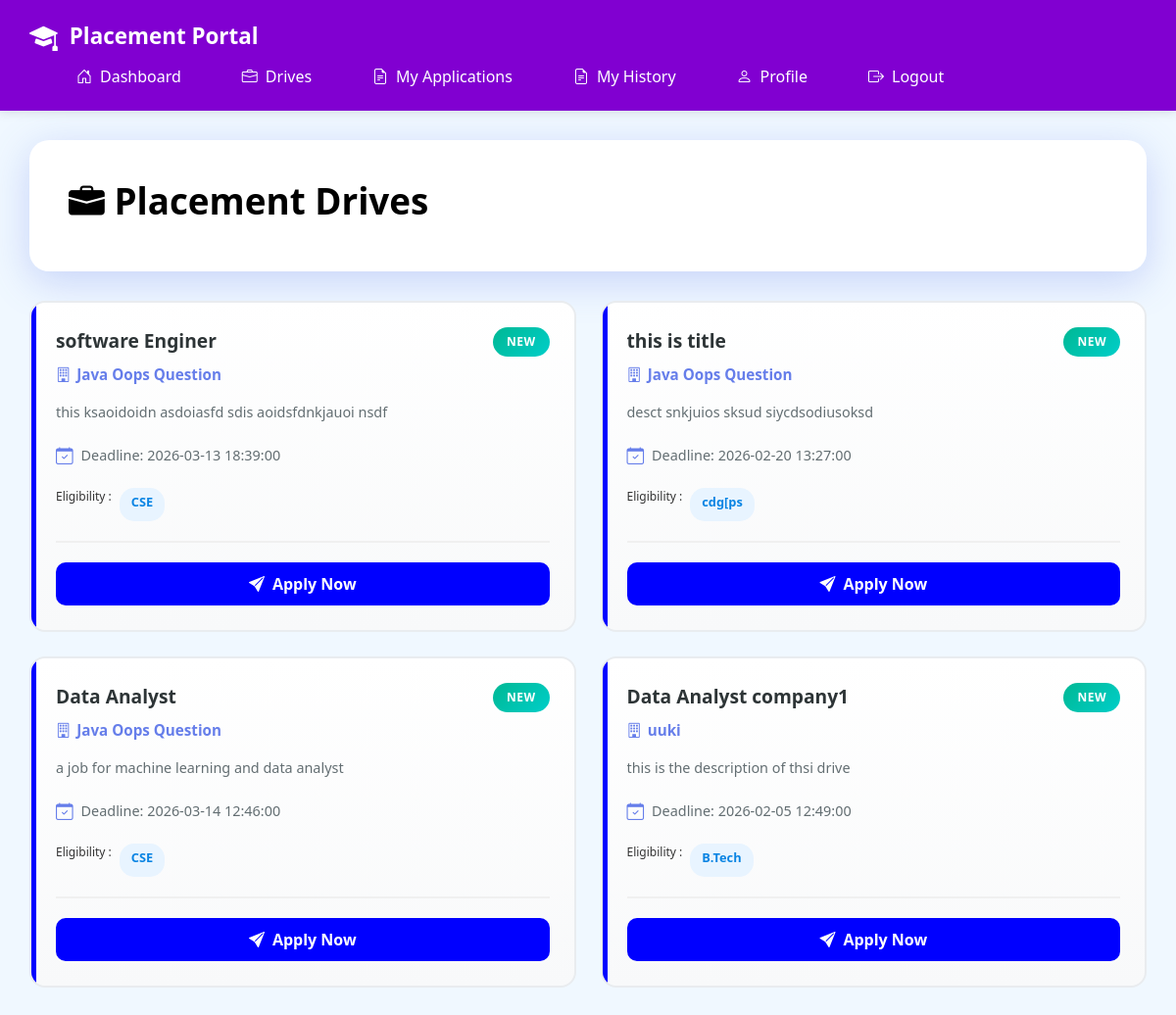
The app's page /student/drive (signed in), older data.
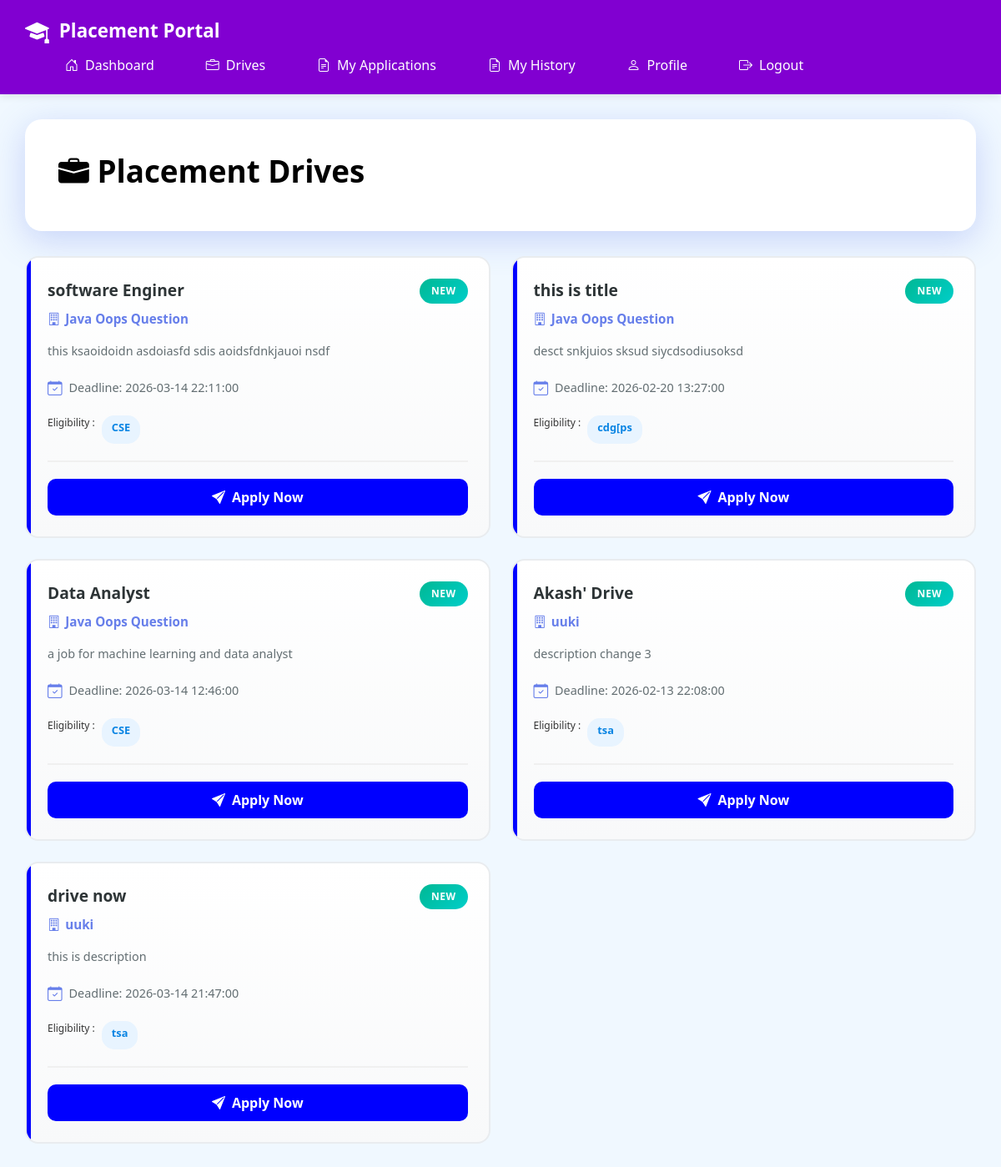
The same page, newer data.
### portal/models.py (models this page shows)
class Drive(db.Model,UserMixin):
    __tablename__ = 'placement_drives'
    id = db.Column(db.Integer , primary_key = True)
    company_id = db.Column(db.Integer,db.ForeignKey('companies.id') , nullable = False)
    job_title = db.Column(db.String(100), nullable = False)
    description = db.Column(db.String(200), nullable = False)
    eligibility = db.Column(db.String(100), nullable = False)
    deadline = db.Column(db.DateTime, nullable = False)
    status = db.Column(db.String(20), nullable = False,default ='APPROVED') #APPROVED,PENDING,CLOSED
    company = db.relationship('Company' , backref = 'companies')

class Company(db.Model,UserMixin):
    __tablename__ = 'companies'
    id = db.Column(db.Integer , primary_key = True)
    user_id = db.Column(db.Integer,db.ForeignKey('users.id'),nullable = False)
    company_name = db.Column(db.String(100) , unique = True, nullable = False)
    hr_contact = db.Column(db.String(20) , unique = True)
    website = db.Column(db.String(200))
    approval_status = db.Column(db.String(20) , default = 'APPROVED') #APPROVED , PENDING , REJECTED
    is_blacklisted = db.Column(db.Boolean , default = False)

### app.py (the view)
@app.route("/student/drive")
@login_required
def student_drive():
    drive = Drive.query.filter(Drive.status == 'APPROVED').all()
    return render_template('student/student_drive.html' , drive = drive)

### app.py (called while the page is built)
@login_manager.user_loader
def load_user(user_id):
    return User.query.get(int(user_id))

### templates/student/student_drive.html (shortened to what this page needs)
{% extends "student/student_base.html" %}
{% block content %}
<div class="main-co">
    <div class="header">
        <h1><i class="bi bi-briefcase-fill"></i> Placement Drives</h1>
    </div>
    <div class="drives">
        {% for d in drive %}
        <div class="drive">
            <div class="drive-h">
                <div>
                    <div class="drive-t">{{d.job_title}}</div>
                    <div class="c-name">
                        <i class="bi bi-building"></i>
                        {{d.company.company_name}}
                    </div>
                </div>
                <span class="drive-b badge-new">New</span>
            </div>
            <p class="drive-description">
                {{d.description}}
            </p>
            <div class="drive-m">
                <div class="meta-i">
                    <i class="bi bi-calendar-check"></i>
                    <span>Deadline: {{d.deadline}}</span>
                </div>
            </div>
            <div class="drive-tags">
                <p style="font-size: 12px;">Eligibility : </p><span class="tag">{{d.eligibility}}</span>
            </div>
            <div class="drive-f">
                <a class="btn-apply" href="{{url_for('student_apply',drive_id=d.id)}}">
                    <button class="btn-apply">
                        <i class="bi bi-send-fill"></i>
                        Apply Now
                    </button>
                </a>
            </div>
        </div>
        {% endfor %}
    </div>
</div>
{% endblock %}

### templates/student/student_base.html (shortened to what this page needs)
<!DOCTYPE html>
<html lang="en">
<head>
    <link href="https://cdn.jsdelivr.net/npm/bootstrap@5.3.0/dist/css/bootstrap.min.css" rel="stylesheet">
    <link rel="stylesheet" href="https://cdn.jsdelivr.net/npm/bootstrap-icons@1.11.0/font/bootstrap-icons.css">
</head>
<body>
    <nav class="nav">
        <div class="navbar">
            <a href="#" class="nav-logo">
                <i class="bi bi-mortarboard-fill"></i>
                Placement Portal
            </a>
            <ul class="nav-list" id="navbarMenu">
                <li><a href="{{url_for('student')}}" class="s"><i class="bi bi-house-door"></i> Dashboard</a></li>
                <li><a href="{{url_for('student_drive')}}" class="s_d"><i class="bi bi-briefcase"></i> Drives</a></li>
                <li><a href="{{url_for('student_application')}}" class="s_a"><i class="bi bi-file-earmark-text"></i> My
                        Applications</a></li>
                <li><a href="{{url_for('history_st')}}" class="s_a"><i class="bi bi-file-earmark-text"></i> My
                        History</a></li>
                <li><a href="{{url_for('student_profile')}}" class="s_p"><i class="bi bi-person"></i> Profile</a>
                </li>
                <li><a href="{{url_for('logout')}}" class="s_p"><i class="bi bi-box-arrow-right"></i> Logout</a>
                </li>
            </ul>
        </div>
    </nav>
    {% block content %} {% endblock %}
</body>
</html>

### templates/student/student_base.html (style rules this page uses)
* { margin: 0; padding: 0; box-sizing: border-box; }
body { font-family: 'Segoe UI', Tahoma, Geneva, Verdana, sans-serif; background: aliceblue; color: #333; }
.nav { background-color: #8100D1; color: white; padding: 15px 0; box-shadow: 0 2px 10px rgba(0, 0, 0, 0.1); position: sticky; top: 0; z-index: 1000; }
.navbar { max-width: 1400px; margin: 0 auto; padding: 0 30px; display: flex; justify-content: space-between; align-items: center; }
.nav-logo { display: flex; align-items: center; gap: 12px; font-size: 1.4rem; font-weight: 700; color: white; text-decoration: none; }
.nav-logo i { font-size: 1.8rem; }
.nav-list { display: flex; align-items: center; gap: 30px; list-style: none; margin: 0; }
.nav-list a { color: white; text-decoration: none; font-weight: 500; transition: all 0.3s ease; padding: 8px 16px; border-radius: 20px; display: flex; align-items: center; gap: 8px; }
.main-co { max-width: 1200px; margin: 30px auto; padding: 0 30px; }
.header { background-color: white; color: black; padding: 30px 40px; border-radius: 15px; margin-bottom: 30px; box-shadow: 0 10px 30px rgba(102, 126, 234, 0.3); }
.header h1 { font-size: 2rem; margin-bottom: 8px; font-weight: 700; }
.drives { display: grid; grid-template-columns: repeat(auto-fill, minmax(380px, 1fr)); gap: 25px; }
.drive { background: linear-gradient(to bottom, #ffffff 0%, #f8f9fa 100%); border-radius: 16px; padding: 25px; border: 2px solid #e9ecef; transition: all 0.3s ease; cursor: pointer; position: relative; overflow: hidden; }
.drive::before { content: ''; position: absolute; top: 0; left: 0; width: 5px; height: 100%; background-color: blue; }
.drive-h { display: flex; justify-content: space-between; align-items: start; margin-bottom: 15px; }
.drive-t { font-size: 1.2rem; font-weight: 700; color: #2d3436; margin-bottom: 8px; }
.c-name { color: #667eea; font-size: 0.95rem; font-weight: 600; display: flex; align-items: center; gap: 6px; }
.drive-b { padding: 6px 14px; border-radius: 20px; font-size: 0.75rem; font-weight: 700; text-transform: uppercase; letter-spacing: 0.5px; white-space: nowrap; }
.badge-new { background: linear-gradient(135deg, #00b894 0%, #00cec9 100%); color: white; }

### templates/student/student_drive.html (style rules this page uses)
.header { background-color: white; color: black; padding: 40px; border-radius: 20px; margin-bottom: 30px; box-shadow: 0 10px 40px rgba(102, 126, 234, 0.3); }
.header h1 { font-size: 2.3rem; margin-bottom: 10px; font-weight: 800; }
a { text-decoration: none; }
.drive-description { color: #636e72; font-size: 0.9rem; line-height: 1.6; margin: 15px 0; display: -webkit-box; -webkit-box-orient: vertical; overflow: hidden; }
.drive-m { display: grid; grid-template-columns: repeat(2, 1fr); gap: 12px; margin: 20px 0; }
.meta-i { display: flex; align-items: center; gap: 8px; font-size: 0.9rem; color: #636e72; }
.meta-i i { color: #667eea; font-size: 1.1rem; }
.drive-tags { display: flex; flex-wrap: wrap; gap: 8px; margin: 15px 0; }
.tag { background: #e8f4ff; color: #0984e3; padding: 5px 12px; border-radius: 15px; font-size: 0.8rem; font-weight: 600; }
.drive-f { display: flex; gap: 12px; margin-top: 20px; padding-top: 20px; border-top: 2px solid #f0f0f0; }
.btn-apply { flex: 1; background-color: blue; color: white; padding: 5px 20px; border-radius: 10px; border: none; font-weight: 600; cursor: pointer; transition: all 0.3s ease; display: flex; align-items: center; justify-content: center; gap: 8px; }

Row changes from the older to the newer data that the page shows:
changed Drive "software Enginer": deadline "2026-03-13 18:39:00" → "2026-03-14 22:11:00"
changed Drive: job_title "Data Analyst company1" → "Akash' Drive"; description "this is the description of thsi drive" → "description change 3"; deadline "2026-02-05 12:49:00" → "2026-02-13 22:08:00"; eligibility "B.Tech" → "tsa"
added Drive: job_title "drive now", company.company_name "uuki", description "this is description", deadline "2026-03-14 21:47:00", eligibility "tsa"
